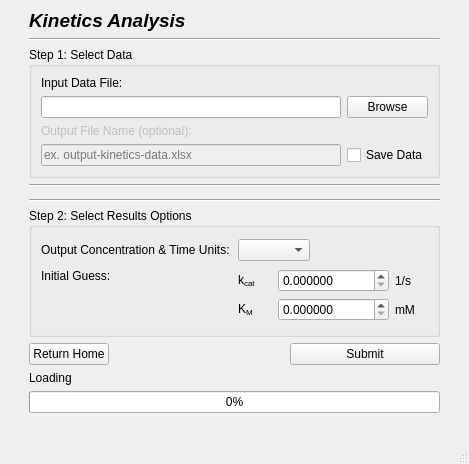
<?xml version="1.0" encoding="UTF-8"?>
<ui version="4.0">
 <class>MainWindow</class>
 <widget class="QMainWindow" name="MainWindow">
  <property name="geometry">
   <rect>
    <x>0</x>
    <y>0</y>
    <width>469</width>
    <height>464</height>
   </rect>
  </property>
  <property name="font">
   <font>
    <family>Arial</family>
   </font>
  </property>
  <property name="windowTitle">
   <string>KmCalc</string>
  </property>
  <widget class="QWidget" name="centralwidget">
   <layout class="QGridLayout" name="gridLayout">
    <item row="15" column="1" colspan="2">
     <widget class="QProgressBar" name="progressBar">
      <property name="value">
       <number>0</number>
      </property>
      <property name="orientation">
       <enum>Qt::Horizontal</enum>
      </property>
     </widget>
    </item>
    <item row="2" column="1" colspan="2">
     <widget class="QGroupBox" name="Step1">
      <property name="sizePolicy">
       <sizepolicy hsizetype="Expanding" vsizetype="Minimum">
        <horstretch>0</horstretch>
        <verstretch>0</verstretch>
       </sizepolicy>
      </property>
      <property name="title">
       <string>Step 1: Select Data</string>
      </property>
      <property name="flat">
       <bool>false</bool>
      </property>
      <layout class="QGridLayout" name="gridLayout_3">
       <item row="1" column="1">
        <widget class="QPushButton" name="browse_button">
         <property name="text">
          <string>Browse</string>
         </property>
        </widget>
       </item>
       <item row="4" column="0">
        <widget class="QLineEdit" name="output_edit">
         <property name="enabled">
          <bool>false</bool>
         </property>
         <property name="placeholderText">
          <string>ex. output-kinetics-data.xlsx</string>
         </property>
        </widget>
       </item>
       <item row="1" column="0">
        <widget class="QLineEdit" name="input_edit">
         <property name="readOnly">
          <bool>true</bool>
         </property>
        </widget>
       </item>
       <item row="3" column="0">
        <widget class="QLabel" name="output_name_label">
         <property name="enabled">
          <bool>false</bool>
         </property>
         <property name="text">
          <string>Output File Name (optional):</string>
         </property>
        </widget>
       </item>
       <item row="0" column="0">
        <widget class="QLabel" name="label_2">
         <property name="text">
          <string>Input Data File:</string>
         </property>
        </widget>
       </item>
       <item row="4" column="1">
        <widget class="QCheckBox" name="save_data_box">
         <property name="toolTip">
          <string>Would you like to save the analyzed data to an Excel file?</string>
         </property>
         <property name="text">
          <string>Save Data</string>
         </property>
        </widget>
       </item>
      </layout>
     </widget>
    </item>
    <item row="2" column="3" rowspan="3">
     <spacer name="horizontalSpacer_2">
      <property name="orientation">
       <enum>Qt::Horizontal</enum>
      </property>
      <property name="sizeType">
       <enum>QSizePolicy::Fixed</enum>
      </property>
      <property name="sizeHint" stdset="0">
       <size>
        <width>20</width>
        <height>20</height>
       </size>
      </property>
     </spacer>
    </item>
    <item row="9" column="1" colspan="2">
     <widget class="QGroupBox" name="Step2">
      <property name="sizePolicy">
       <sizepolicy hsizetype="Expanding" vsizetype="Expanding">
        <horstretch>0</horstretch>
        <verstretch>0</verstretch>
       </sizepolicy>
      </property>
      <property name="title">
       <string>Step 2: Select Results Options</string>
      </property>
      <layout class="QGridLayout" name="gridLayout_2">
       <item row="2" column="2">
        <layout class="QHBoxLayout" name="horizontalLayout_6">
         <item alignment="Qt::AlignTop">
          <widget class="QLabel" name="label_4">
           <property name="text">
            <string>&lt;html&gt;&lt;head/&gt;&lt;body&gt;&lt;p&gt;Initial Guess:&lt;/p&gt;&lt;/body&gt;&lt;/html&gt;</string>
           </property>
          </widget>
         </item>
         <item>
          <layout class="QGridLayout" name="gridLayout_4">
           <item row="1" column="1">
            <widget class="QDoubleSpinBox" name="km_guess_box">
             <property name="decimals">
              <number>6</number>
             </property>
             <property name="maximum">
              <double>1000000.000000000000000</double>
             </property>
            </widget>
           </item>
           <item row="1" column="0">
            <widget class="QLabel" name="km_label">
             <property name="text">
              <string>&lt;html&gt;&lt;head/&gt;&lt;body&gt;&lt;p&gt;K&lt;span style=&quot; vertical-align:sub;&quot;&gt;M&lt;/span&gt;&lt;/p&gt;&lt;/body&gt;&lt;/html&gt;</string>
             </property>
            </widget>
           </item>
           <item row="0" column="0">
            <widget class="QLabel" name="vmax_label">
             <property name="text">
              <string>&lt;html&gt;&lt;head/&gt;&lt;body&gt;&lt;p&gt;k&lt;span style=&quot; vertical-align:sub;&quot;&gt;cat&lt;/span&gt;&lt;/p&gt;&lt;/body&gt;&lt;/html&gt;</string>
             </property>
            </widget>
           </item>
           <item row="0" column="1">
            <widget class="QDoubleSpinBox" name="kcat_guess_box">
             <property name="decimals">
              <number>6</number>
             </property>
             <property name="maximum">
              <double>1000000.000000000000000</double>
             </property>
            </widget>
           </item>
           <item row="0" column="2">
            <widget class="QLabel" name="kcat_guess_units_label">
             <property name="text">
              <string>1/s</string>
             </property>
            </widget>
           </item>
           <item row="1" column="2">
            <widget class="QLabel" name="km_guess_units_label">
             <property name="text">
              <string>mM</string>
             </property>
            </widget>
           </item>
          </layout>
         </item>
        </layout>
       </item>
       <item row="1" column="2">
        <layout class="QHBoxLayout" name="horizontalLayout_5">
         <item>
          <widget class="QLabel" name="label_3">
           <property name="text">
            <string>Output Concentration &amp; Time Units:</string>
           </property>
           <property name="wordWrap">
            <bool>true</bool>
           </property>
          </widget>
         </item>
         <item alignment="Qt::AlignLeft">
          <widget class="QComboBox" name="rate_units_box"/>
         </item>
        </layout>
       </item>
      </layout>
     </widget>
    </item>
    <item row="13" column="1">
     <widget class="QLabel" name="loading_label">
      <property name="text">
       <string>Loading</string>
      </property>
     </widget>
    </item>
    <item row="3" column="1" colspan="2">
     <widget class="Line" name="line_3">
      <property name="orientation">
       <enum>Qt::Horizontal</enum>
      </property>
     </widget>
    </item>
    <item row="17" column="1" colspan="2">
     <spacer name="verticalSpacer_2">
      <property name="orientation">
       <enum>Qt::Vertical</enum>
      </property>
      <property name="sizeType">
       <enum>QSizePolicy::Fixed</enum>
      </property>
      <property name="sizeHint" stdset="0">
       <size>
        <width>20</width>
        <height>20</height>
       </size>
      </property>
     </spacer>
    </item>
    <item row="1" column="1" colspan="2">
     <widget class="Line" name="line">
      <property name="orientation">
       <enum>Qt::Horizontal</enum>
      </property>
     </widget>
    </item>
    <item row="0" column="1" colspan="2">
     <widget class="QLabel" name="label">
      <property name="sizePolicy">
       <sizepolicy hsizetype="Minimum" vsizetype="Minimum">
        <horstretch>0</horstretch>
        <verstretch>0</verstretch>
       </sizepolicy>
      </property>
      <property name="text">
       <string>&lt;html&gt;&lt;head/&gt;&lt;body&gt;&lt;p&gt;&lt;span style=&quot; font-size:14pt; font-weight:600; font-style:italic;&quot;&gt;Kinetics Analysis&lt;/span&gt;&lt;/p&gt;&lt;/body&gt;&lt;/html&gt;</string>
      </property>
     </widget>
    </item>
    <item row="5" column="1" colspan="2">
     <widget class="Line" name="line_4">
      <property name="orientation">
       <enum>Qt::Horizontal</enum>
      </property>
     </widget>
    </item>
    <item row="10" column="2" alignment="Qt::AlignRight">
     <widget class="QPushButton" name="submit_button">
      <property name="sizePolicy">
       <sizepolicy hsizetype="Expanding" vsizetype="Fixed">
        <horstretch>0</horstretch>
        <verstretch>0</verstretch>
       </sizepolicy>
      </property>
      <property name="minimumSize">
       <size>
        <width>150</width>
        <height>0</height>
       </size>
      </property>
      <property name="maximumSize">
       <size>
        <width>150</width>
        <height>16777215</height>
       </size>
      </property>
      <property name="text">
       <string>Submit</string>
      </property>
     </widget>
    </item>
    <item row="2" column="0" rowspan="3">
     <spacer name="horizontalSpacer">
      <property name="orientation">
       <enum>Qt::Horizontal</enum>
      </property>
      <property name="sizeType">
       <enum>QSizePolicy::Fixed</enum>
      </property>
      <property name="sizeHint" stdset="0">
       <size>
        <width>20</width>
        <height>20</height>
       </size>
      </property>
     </spacer>
    </item>
    <item row="10" column="1" alignment="Qt::AlignLeft">
     <widget class="QPushButton" name="return_home_btn">
      <property name="text">
       <string>Return Home</string>
      </property>
     </widget>
    </item>
   </layout>
  </widget>
  <widget class="QMenuBar" name="menubar">
   <property name="geometry">
    <rect>
     <x>0</x>
     <y>0</y>
     <width>469</width>
     <height>20</height>
    </rect>
   </property>
  </widget>
  <widget class="QStatusBar" name="statusbar"/>
 </widget>
 <resources/>
 <connections/>
</ui>
